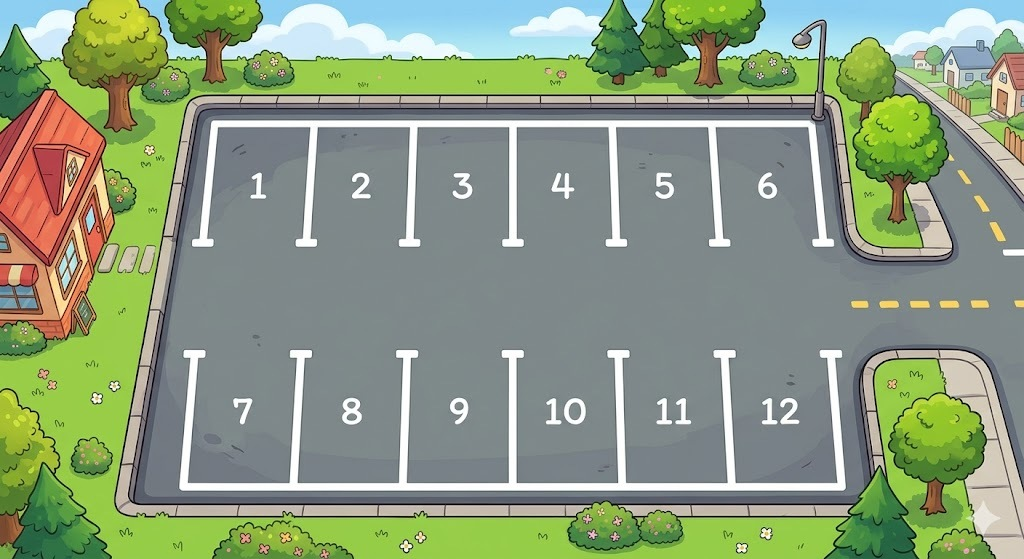
#> input picture P.I/referencia_vazia.jpg, 1024 x 559 px
$ python 'smart_parking (1) - Copia.py'
#> lines starting #> are read from the running program, lines starting #| are printed output that depends on the picture; after the words box and inside, x2 and y2 are one past the last pixel; in counts of white or black regions, pixels touching at a corner belong together
"""
=============================================================================
  SMART PARKING - Sistema de Detecção de Vagas por Visão Computacional
=============================================================================
  Autor     : Projeto Smart Parking
  Versão    : 2.0
  Tecnologias: Python, OpenCV, NumPy

  DESCRIÇÃO:
    Sistema modular para identificar vagas livres e ocupadas em
    estacionamentos usando processamento de imagem clássico.
    Exporta status das vagas em JSON para integração com site.

  COMO USAR:
    1. Coloque "referencia_vazia.jpg" na pasta do projeto
    2. Execute: python smart_parking.py
       → Na primeira execução abre o calibrador interativo de vagas
    3. Coloque fotos na pasta "fotos_pendentes/"
       → O script processa 1 foto por ciclo (a mais antiga),
         salva o resultado visual em "resultados/",
         gera/atualiza "status_vagas.json" para o site
         e deleta a foto processada.

  COMANDOS:
    python smart_parking.py             → loop de produção
    python smart_parking.py --calibrar  → re-calibrar vagas
    python smart_parking.py --teste foto.jpg → teste rápido

=============================================================================
"""

import cv2
import numpy as np
import os
import glob
import time
import json
import logging
from datetime import datetime
from dataclasses import dataclass, field
from typing import Optional


# =============================================================================
# CONFIGURAÇÕES GLOBAIS
# =============================================================================

# --- Ciclo de análise ---
INTERVALO_ANALISE_MINUTOS = 4          # Tempo entre verificações (minutos)
INTERVALO_ANALISE_SEGUNDOS = INTERVALO_ANALISE_MINUTOS * 60

# --- Arquivos e pastas ---
ARQUIVO_REFERENCIA   = "referencia_vazia.jpg"   # Estacionamento 100% vazio
PASTA_ENTRADA        = "fotos_pendentes"         # Câmera despeja fotos aqui
PASTA_RESULTADOS     = "resultados"              # Imagens com retângulos de saída
ARQUIVO_STATUS_SITE  = "status_vagas.json"       # JSON lido pelo site

# --- Modo de operação ---
# True  → usa APENAS bordas + textura (ideal quando a referência tem
#          ângulo/perspectiva diferente da foto atual, ou para testes
#          com imagens cartoon/ilustradas)
# False → usa os três scores: diferença de referência + bordas + textura
MODO_SEM_REFERENCIA = False

# --- Pesos do Score Combinado ---
# Modo COM referência (devem somar 1.0):
PESO_DIFERENCA_REFERENCIA = 0.50   # Comparação pixel a pixel com imagem vazia
PESO_BORDAS_CANNY         = 0.30   # Densidade de bordas (contornos de carros)
PESO_TEXTURA              = 0.20   # Variância de textura da ROI

# Modo SEM referência (devem somar 1.0):
PESO_BORDAS_SEM_REF       = 0.55   # Bordas têm mais peso sem a âncora da referência
PESO_TEXTURA_SEM_REF      = 0.45   # Variância de textura complementa as bordas

# --- Limiar de decisão ---
# Score > LIMIAR_OCUPADO  → OCUPADA
# Score < LIMIAR_LIVRE    → LIVRE
# Entre os dois           → INCERTA
# Score ≤ LIMIAR_LIVRE   → LIVRE    (ex: 0.15 = scores até 15%)
# Score ≥ LIMIAR_OCUPADO → OCUPADA  (ex: 0.30 = scores a partir de 30%)
# Entre os dois          → INCERTA
LIMIAR_LIVRE   = 0.23
LIMIAR_OCUPADO = 0.27

# False = usa os limiares fixos acima (recomendado quando já calibrado)
# True  = calcula limiares automaticamente pelo gap dos scores da imagem
USAR_LIMIAR_AUTOMATICO = False

# --- Parâmetros de processamento de imagem ---
CLAHE_CLIP_LIMIT    = 2.0    # Controle do CLAHE (1.0 a 4.0)
CLAHE_TILE_GRID     = (8, 8) # Grade de tiles do CLAHE
BLUR_KERNEL_SIZE    = (5, 5) # Kernel do desfoque Gaussiano
CANNY_LIMIAR_1      = 30     # Limiar inferior do Canny (30 = mais sensível p/ cartoon)
CANNY_LIMIAR_2      = 100    # Limiar superior do Canny

# --- Visualização ---
COR_LIVRE    = (0, 220, 80)    # Verde
COR_OCUPADA  = (0, 50, 220)    # Vermelho (BGR)
COR_INCERTA  = (0, 180, 255)   # Amarelo/Laranja
COR_TEXTO    = (255, 255, 255) # Branco
ESPESSURA_RETANGULO = 2
FONTE = cv2.FONT_HERSHEY_SIMPLEX


# =============================================================================
# COORDENADAS DAS VAGAS
# =============================================================================
# Este dicionário é preenchido automaticamente pelo CalibradorVagas.
# Você pode pré-definir vagas aqui OU deixar vazio e usar o modo
# de calibração interativa (--calibrar) para desenhá-las com o mouse.
#
# Formato manual (opcional):  "ID": [x, y, largura, altura]
COORDENADAS_VAGAS = {}

# Arquivo onde as coordenadas calibradas são salvas/carregadas
ARQUIVO_CALIBRACAO = "vagas_calibradas.json"


# =============================================================================
# CONFIGURAÇÃO DE LOGGING
# =============================================================================
logging.basicConfig(
    level=logging.INFO,
    format="%(asctime)s [%(levelname)s] %(message)s",
    datefmt="%Y-%m-%d %H:%M:%S",
    handlers=[
        logging.FileHandler("smart_parking.log", encoding="utf-8"),
        logging.StreamHandler()
    ]
)
logger = logging.getLogger("SmartParking")


# =============================================================================
# ESTRUTURA DE DADOS DE UMA VAGA
# =============================================================================
@dataclass
class ResultadoVaga:
    """Armazena o resultado da análise de uma vaga individual."""
    id_vaga: str
    coordenadas: list              # [x, y, w, h]
    score_diferenca: float = 0.0   # 0.0 (igual à ref) → 1.0 (muito diferente)
    score_bordas: float    = 0.0   # 0.0 (sem bordas)  → 1.0 (muitas bordas)
    score_textura: float   = 0.0   # 0.0 (asfalto liso) → 1.0 (muito complexo)
    score_final: float     = 0.0   # Score combinado ponderado
    status: str            = "INCERTA"  # "LIVRE", "OCUPADA" ou "INCERTA"


# =============================================================================
# MÓDULO 1: CARREGAMENTO DE IMAGENS
# =============================================================================
class GerenciadorImagens:
    """Responsável pelo carregamento e validação das imagens."""

    @staticmethod
    def carregar_imagem(caminho: str) -> Optional[np.ndarray]:
        """
        Carrega uma imagem do disco.
        Retorna None se o arquivo não existir ou não puder ser lido.
        """
#> called with caminho = 'referencia_vazia.jpg'
        if not os.path.exists(caminho):
            return None
        imagem = cv2.imread(caminho)
#> imagem is the input picture: shape (559, 1024, 3); mean B, G, R 127, 155.2, 139.1
        if imagem is None:
            logger.error(f"Falha ao decodificar imagem: {caminho}")
        return imagem

    # [31 lines left out: functions redimensionar_para_referencia, deletar_imagem, not called in this run]


# =============================================================================
# MÓDULO 2: PRÉ-PROCESSAMENTO (NORMALIZAÇÃO DE ILUMINAÇÃO)
# =============================================================================
class Preprocessador:
    """
    Aplica normalização de iluminação para tornar a análise robusta
    a sombras, variações climáticas e diferentes horários do dia.
    """

    # [27 lines left out: functions __init__, normalizar_roi, not called in this run]


# =============================================================================
# MÓDULO 3: EXTRATOR DE ROI (RECORTE DAS VAGAS)
# =============================================================================
class ExtratoreROI:
    """Recorta a região de interesse correspondente a cada vaga."""

    # [25 lines left out: function recortar, not called in this run]


# =============================================================================
# MÓDULO 4: ANÁLISE — COMPARAÇÃO COM REFERÊNCIA
# =============================================================================
class AnalisadorDiferenca:
    """
    Compara a vaga atual com a vaga na imagem de referência (estacionamento vazio).
    Quanto mais diferente da referência, maior a chance de estar ocupada.
    """

    # [26 lines left out: function calcular_diferenca, not called in this run]


# =============================================================================
# MÓDULO 5: ANÁLISE — DETECÇÃO DE BORDAS (CANNY)
# =============================================================================
class AnalisadorBordas:
    """
    Usa o detector de bordas Canny para identificar estruturas visuais.
    Carros possuem muitas bordas (linhas, contornos); chão vazio tem poucas.
    """

    # [21 lines left out: function calcular_densidade_bordas, not called in this run]


# =============================================================================
# MÓDULO 5b: ANÁLISE — TEXTURA (VARIÂNCIA LOCAL)
# =============================================================================
class AnalisadorTextura:
    """
    Mede a complexidade visual de uma ROI pela variância dos pixels.

    Por que funciona:
      - Asfalto vazio → tons de cinza uniformes → variância BAIXA
      - Carro          → cores, reflexos, janelas, detalhes → variância ALTA

    Isso é especialmente robusto em imagens cartoon/ilustradas, onde as
    bordas do Canny podem ser enganadas pelas linhas de demarcação do chão,
    mas a variância distingue bem o asfalto liso do carro colorido.
    """

    # Percentil máximo observado de variância em ROIs de asfalto puro.
    # Usado para normalizar o score para [0.0, 1.0].
    # Valor empírico: ~2500 para fotos reais; ~1500 para imagens cartoon.
    _VARIANCIA_MAX_REFERENCIA = 2000.0

    # [9 lines left out: function calcular_variancia, not called in this run]


# =============================================================================
# MÓDULO 6: TOMADA DE DECISÃO (SCORE COMBINADO)
# =============================================================================
class TomadorDecisao:
    """
    Combina os scores individuais em uma decisão final por vaga.
    Suporta dois modos: com referência (3 scores) e sem referência (2 scores).
    """

    # [84 lines left out: functions calcular_score_final, classificar, calibrar_limiares_automaticos, not called in this run]


# =============================================================================
# MÓDULO 7: VISUALIZAÇÃO DOS RESULTADOS
# =============================================================================
class Visualizador:
    """Renderiza os resultados sobre a imagem do estacionamento."""

    # [74 lines left out: functions desenhar_vagas, salvar_resultado, not called in this run]


# =============================================================================
# MÓDULO 7b: EXPORTADOR DE STATUS PARA O SITE (JSON)
# =============================================================================
class ExportadorJSON:
    """
    Gera (ou sobrescreve) o arquivo status_vagas.json após cada análise.
    Esse arquivo é consumido pelo site para exibir o status em tempo real.

    Estrutura gerada:
    {
      "ultima_atualizacao": "2026-06-02 22:30:15",
      "total_vagas": 10,
      "vagas_livres": 7,
      "vagas_ocupadas": 3,
      "vagas_incertas": 0,
      "detalhes": {
        "V01": "LIVRE",
        "V02": "OCUPADA"
      }
    }
    """

    # [31 lines left out: function exportar, not called in this run]


# =============================================================================
# MÓDULO 8: MOTOR PRINCIPAL DE ANÁLISE
# =============================================================================
class MotorAnalise:
    """
    Orquestra todos os módulos e executa o pipeline completo de análise
    para uma imagem do estacionamento.
    """

    # [290 lines left out: functions __init__, analisar_vaga, analisar_estacionamento, loop_principal, modo_teste_rapido, not called in this run]


# =============================================================================
# MÓDULO 10: CALIBRADOR INTERATIVO DE VAGAS
# =============================================================================
class CalibradorVagas:
    """
    Abre a imagem de referência e permite ao usuário desenhar as vagas
    com o mouse (clique e arraste). As coordenadas são salvas em JSON
    e carregadas automaticamente nas próximas execuções.

    CONTROLES DA JANELA DE CALIBRAÇÃO:
      Clique e arraste   → desenha um retângulo de vaga
      Z                  → desfaz a última vaga desenhada
      C                  → limpa todas as vagas e recomeça
      ENTER / S          → salva e encerra a calibração
      ESC                → cancela sem salvar
    """

    # Cores usadas apenas na tela de calibração
    _COR_RASCUNHO  = (255, 200, 0)    # Ciano — retângulo sendo desenhado
    _COR_SALVO     = (0, 220, 80)     # Verde — vagas já confirmadas
    _COR_LABEL     = (255, 255, 255)  # Branco — texto do ID
    _COR_OVERLAY   = (20, 20, 20)     # Painel de instruções

    def __init__(self):
        self._vagas: dict         = {}   # {ID: [x, y, w, h]}
        self._contador: int       = 0    # Próximo número de vaga
        self._pt_inicio           = None # Ponto de início do clique
        self._pt_fim              = None # Ponto atual do mouse
        self._desenhando: bool    = False
        self._imagem_base         = None # Cópia limpa da referência
        self._canvas              = None # Imagem exibida (com desenhos)

    # ------------------------------------------------------------------
    # API pública
    # ------------------------------------------------------------------

    def calibrar(self) -> dict:
        """
        Abre a janela de calibração.
        Retorna o dicionário de vagas desenhadas (pode estar vazio se cancelado).
        """
        referencia = GerenciadorImagens.carregar_imagem(ARQUIVO_REFERENCIA)
        if referencia is None:
            logger.error(
                f"Calibração cancelada: '{ARQUIVO_REFERENCIA}' não encontrado.\n"
                "Coloque a imagem do estacionamento vazio na pasta do projeto."
            )
            return {}

        # Redimensiona para caber na tela (máximo 1280×720) mantendo proporção
        referencia = self._ajustar_para_tela(referencia, max_w=1280, max_h=720)

        self._imagem_base = referencia.copy()
        self._canvas      = referencia.copy()
        self._vagas       = {}
        self._contador    = 0

        nome_janela = "Smart Parking — Calibracao de Vagas"
        cv2.namedWindow(nome_janela, cv2.WINDOW_AUTOSIZE)
        cv2.setMouseCallback(nome_janela, self._callback_mouse)

        logger.info("=" * 60)
        logger.info("  MODO CALIBRAÇÃO INTERATIVA")
        logger.info("  Clique e arraste para marcar cada vaga.")
        logger.info("  Z = desfaz  |  C = limpa  |  ENTER/S = salvar  |  ESC = cancelar")
        logger.info("=" * 60)

        while True:
            self._renderizar(nome_janela)
            tecla = cv2.waitKey(20) & 0xFF

            if tecla in (13, ord('s'), ord('S')):   # ENTER ou S → salvar
                cv2.destroyWindow(nome_janela)
                if self._vagas:
                    self._salvar_json(self._vagas)
                    logger.info(f"Calibração salva: {len(self._vagas)} vaga(s).")
                else:
                    logger.warning("Nenhuma vaga foi desenhada. Calibração vazia.")
                return self._vagas

            elif tecla == 27:                        # ESC → cancelar
                cv2.destroyWindow(nome_janela)
                logger.info("Calibração cancelada pelo usuário.")
                return {}

            elif tecla in (ord('z'), ord('Z')):      # Z → desfaz última
                if self._vagas:
                    ultimo_id = list(self._vagas.keys())[-1]
                    del self._vagas[ultimo_id]
                    self._contador = max(0, self._contador - 1)
                    logger.info(f"Vaga {ultimo_id} removida.")
                    self._redesenhar_canvas()

            elif tecla in (ord('c'), ord('C')):      # C → limpa tudo
                self._vagas    = {}
                self._contador = 0
                self._redesenhar_canvas()
                logger.info("Todas as vagas foram limpas.")

    @staticmethod
    def carregar_json() -> dict:
        """
        Carrega o arquivo JSON de calibração salvo anteriormente.
        Retorna dicionário vazio se o arquivo não existir.
        """
        if not os.path.exists(ARQUIVO_CALIBRACAO):
            return {}
        try:
            with open(ARQUIVO_CALIBRACAO, "r", encoding="utf-8") as f:
                dados = json.load(f)
            logger.info(
                f"Calibração carregada de '{ARQUIVO_CALIBRACAO}': "
                f"{len(dados)} vaga(s)."
            )
            return dados
        except (json.JSONDecodeError, OSError) as e:
            logger.error(f"Erro ao carregar calibração: {e}")
            return {}

    # ------------------------------------------------------------------
    # Internos — mouse
    # ------------------------------------------------------------------

    # [36 lines left out: function _callback_mouse, not called in this run]

    # ------------------------------------------------------------------
    # Internos — renderização
    # ------------------------------------------------------------------

    def _renderizar(self, nome_janela: str):
        """Compõe o frame final e exibe na janela."""
        frame = self._canvas.copy()

        # Retângulo de rascunho (sendo desenhado agora)
        if self._desenhando and self._pt_inicio and self._pt_fim:
            cv2.rectangle(frame, self._pt_inicio, self._pt_fim,
                          self._COR_RASCUNHO, 2)

        # Painel de instruções (canto inferior)
        self._desenhar_painel_instrucoes(frame)

        cv2.imshow(nome_janela, frame)

    # [18 lines left out: function _redesenhar_canvas, not called in this run]

    def _desenhar_painel_instrucoes(self, frame: np.ndarray):
        """Desenha o painel de atalhos na parte inferior da imagem."""
        h, w = frame.shape[:2]
#> h = 559; w = 1024
        painel_h = 30
        overlay  = frame.copy()
        cv2.rectangle(overlay, (0, h - painel_h), (w, h),
                      self._COR_OVERLAY, -1)
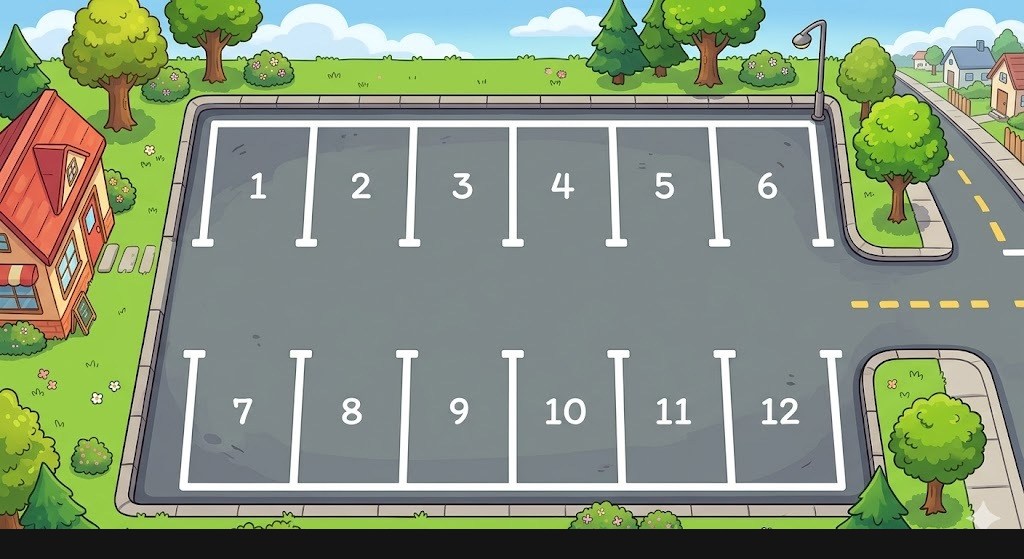
#> overlay: shape (559, 1024, 3); 5.37% of pixels changed, all inside (x1, y1, x2, y2) = (0, 529, 1024, 559)
        cv2.addWeighted(overlay, 0.70, frame, 0.30, 0, frame)

        instrucoes = (
            f"Vagas: {len(self._vagas)}   |   "
            "Clique+arraste=marcar   Z=desfaz   C=limpa   "
            "ENTER/S=salvar   ESC=cancelar"
        )
        cv2.putText(
            frame, instrucoes,
            (10, h - 9),
            FONTE, 0.44, (200, 200, 200), 1, cv2.LINE_AA
        )
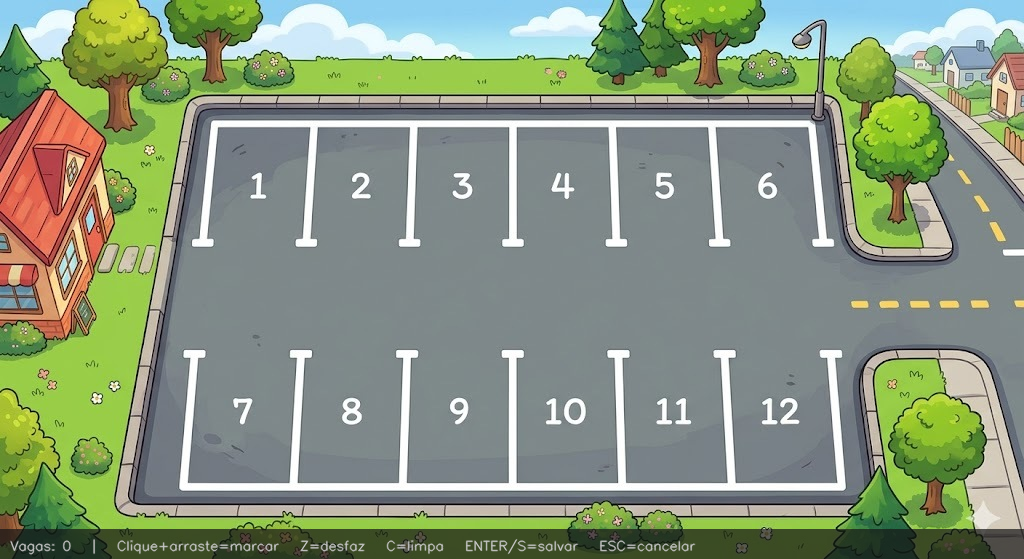
#> frame: shape (559, 1024, 3); mean B, G, R 125.5, 149.9, 135.6

    # ------------------------------------------------------------------
    # Internos — utilitários
    # ------------------------------------------------------------------

    @staticmethod
    def _ajustar_para_tela(imagem: np.ndarray,
                           max_w: int, max_h: int) -> np.ndarray:
        """Redimensiona a imagem para caber na tela mantendo a proporção."""
        h, w = imagem.shape[:2]
        escala = min(max_w / w, max_h / h, 1.0)  # nunca aumenta
        if escala < 1.0:
            novo_w = int(w * escala)
            novo_h = int(h * escala)
            imagem = cv2.resize(imagem, (novo_w, novo_h),
                                interpolation=cv2.INTER_AREA)
            logger.info(
                f"Imagem redimensionada para exibição: {novo_w}x{novo_h} "
                f"(escala {escala:.2f})"
            )
        return imagem

    # [9 lines left out: function _salvar_json, not called in this run]


# =============================================================================
# PONTO DE ENTRADA
# =============================================================================
if __name__ == "__main__":
    import sys

    # ------------------------------------------------------------------
    # Resolve as coordenadas das vagas antes de qualquer modo de execução.
    # Prioridade:
    #   1. COORDENADAS_VAGAS preenchido manualmente no código
    #   2. Arquivo vagas_calibradas.json (calibração anterior)
    #   3. Abre a calibração interativa automaticamente
    # ------------------------------------------------------------------
    calibrador = CalibradorVagas()

    if not COORDENADAS_VAGAS:
        vagas_json = CalibradorVagas.carregar_json()

        if vagas_json:
            COORDENADAS_VAGAS.update(vagas_json)
        else:
            logger.info(
                "Nenhuma vaga configurada. Abrindo calibração interativa..."
            )
            vagas_novas = calibrador.calibrar()
#> (key Esc is pressed here)
            if not vagas_novas:
                logger.error(
                    "Calibração vazia ou cancelada. "
                    "O sistema não pode rodar sem vagas definidas."
                )
#> (the run stopped early here; a loop or call above may not have finished)
